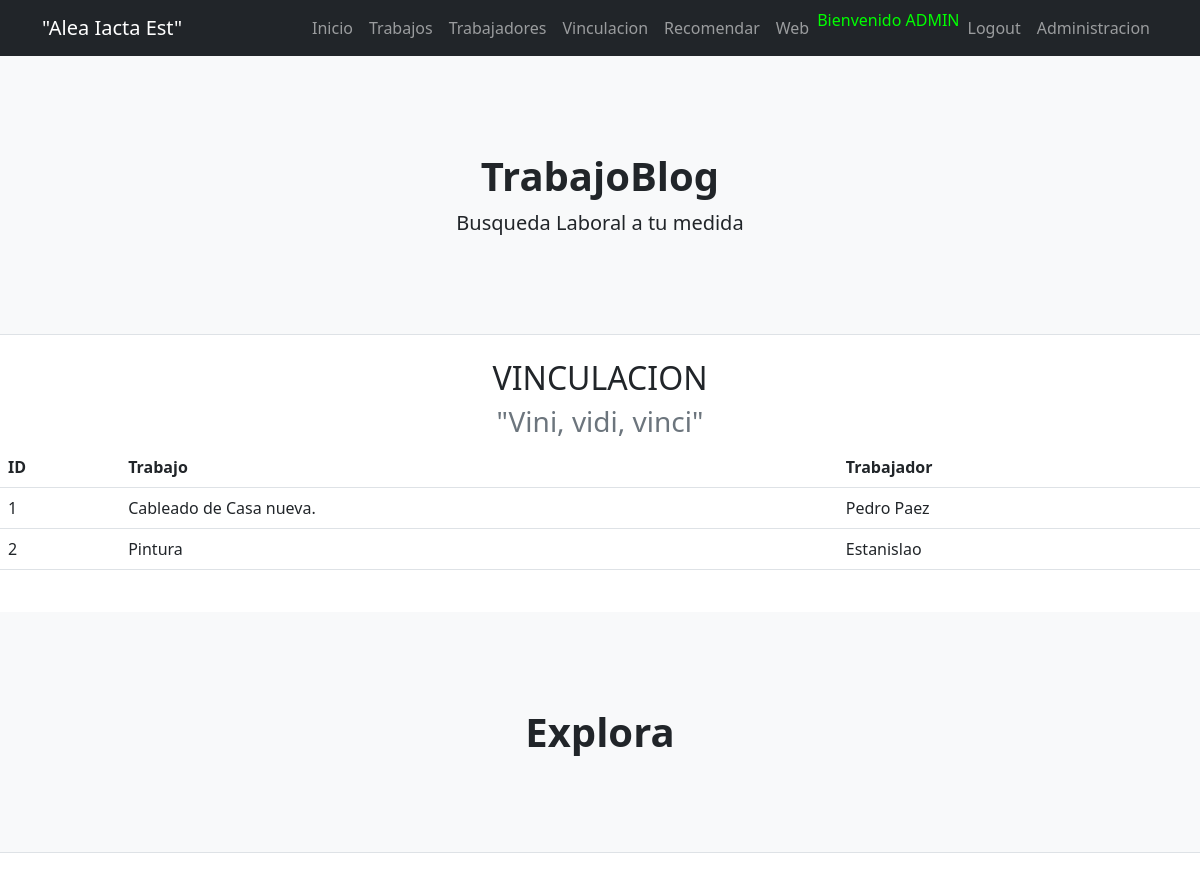
The page /aplicacionBlog/vinculaciones/ (signed in) on the database its author committed.
### aplicacionBlog/models.py (models this page shows, shortened)
class Vinculacion(models.Model):
    trabajo = models.ForeignKey(Trabajo, on_delete=models.CASCADE)
    trabajador = models.ForeignKey(Trabajador, on_delete=models.CASCADE)

class Trabajo(models.Model):
    titulo = models.CharField(max_length=100)
    descripcion = models.TextField()
    rubro = models.CharField(max_length=50, choices=RUBRO_CHOICES)
    salario_ofrecido = models.DecimalField(max_digits=10, decimal_places=2)

class Trabajador(models.Model):
    nombre = models.CharField(max_length=50)
    edad = models.IntegerField()
    telefono = models.CharField(max_length=20)
    rubro = models.CharField(max_length=50, choices=RUBRO_CHOICES)
    habilidades = models.TextField()

### aplicacionBlog/views.py (the view)
# urls.py: path('vinculaciones/', vinculacion, name="vinculaciones"),
@login_required
def vinculacion(request):
    ctx = {"vinculaciones": Vinculacion.objects.all()}
    return render(request, "aplicacionBlog/vinculaciones.html", ctx)

### aplicacionBlog/templates/aplicacionBlog/vinculaciones.html (shortened to what this page needs)
{% extends 'aplicacionBlog/base.html' %}
{% load static %}
{% block contenido %}
    <section class="page-section" id="services">
        <div class="container">
            <div class="text-center">
                <h2 class="section-heading text-uppercase">Vinculacion</h2>
                <h3 class="section-subheading text-muted">"Vini, vidi, vinci"</h3>
            </div>
        </div>
    </section>
    <table class="table">
        <thead>
            <tr>
                <th>ID</th>
                <th>Trabajo</th>
                <th>Trabajador</th>
            </tr>
        </thead>
        <tbody>
            {% for vinculacion in vinculaciones %}
                <tr>
                    <td>{{ vinculacion.id }}</td>
                    <td>{{ vinculacion.trabajo.titulo }}</td>
                    <td>{{ vinculacion.trabajador.nombre }}</td>
                </tr>
            {% endfor %}
        </tbody>
    </table>
{% endblock contenido %}

### aplicacionBlog/templates/aplicacionBlog/base.html (shortened to what this page needs)
<!DOCTYPE html>
<html lang="es">
    <head>
        {% load static %}
        <link href="{% static 'aplicacionBlog/css/styles.css' %}" rel="stylesheet" />
    </head>
    <body>
        <nav class="navbar navbar-expand-lg navbar-dark bg-dark">
            <div class="container">
                <a class="navbar-brand">"Alea Iacta Est"</a>
            {% if user.is_authenticated %}
                <div class="collapse navbar-collapse" id="navbarSupportedContent">
                    <ul class="navbar-nav ms-auto mb-2 mb-lg-0">
                        <li class="nav-item"><a class="nav-link" href="{% url 'home' %}">Inicio</a></li>
                        <li class="nav-item"><a class="nav-link" href="{% url 'trabajo' %}">Trabajos</a></li>
                        <li class="nav-item"><a class="nav-link" href="{% url 'trabajador' %}">Trabajadores</a></li>
                        <li class="nav-item"><a class="nav-link" href="{% url 'vinculaciones' %}">Vinculacion</a></li>
                        <li class="nav-item"><a class="nav-link" href="{% url 'recomendaciones' %}">Recomendar</a></li>
                        <li class="nav-item"><a class="nav-link" href="{% url 'inicio' %}">Web</a></li>
                        <p style="color:#00FF00">Bienvenido {{ user.username|upper}}</p>
                        <li class="nav-item"><a class="nav-link" href="{% url 'logout' %}">Logout</a></li>
                        <li class="nav-item"><a class="nav-link" href="{% url 'admin:index' %}">Administracion</a></li>
                    </ul>
                </div>
            {% else %}
                        <a class="btn btn-success" href="{% url 'register' %}">Registro</a></li>
                        <a class="btn btn-info" href="{% url 'login' %}">Login</a></li>
            {% endif %}
            </div>
        </nav>
        <header class="py-5 bg-light border-bottom mb-4">
            <div class="container">
                <div class="text-center my-5">
                    <h1 class="fw-bolder">TrabajoBlog</h1>
                    <p class="lead mb-0">Busqueda Laboral a tu medida</p>
                </div>
            </div>
        </header>
        {% block contenido %}
        {% endblock contenido %}
        <link rel="stylesheet" href="http://cdnjs.cloudflare.com/ajax/libs/font-awesome/6.4.0/css/all.min.css"/>
        <button class="navbar-toggler" type="button" data-bs-toggle="collapse" data-bs-target="#navbarSupportedContent" aria-controls="navbarSupportedContent" aria-expanded="false" aria-label="Toggle navigation"><span class="navbar-toggler-icon"></span></button>
        <header class="py-5 bg-light border-bottom mb-4">
            <div class="container">
                <div class="text-center my-5">
                    <h1 class="fw-bolder">Explora</h1>
                </div>
            </div>
        </header>
    </body>
</html>

### rows shown on the page
Vinculacion: id "1", trabajo.titulo "Cableado de Casa nueva.", trabajador.nombre "Pedro Paez"
Vinculacion: id "2", trabajo.titulo "Pintura", trabajador.nombre "Estanislao"

### other values the page prints
{{ user.username|upper }} "ADMIN"
